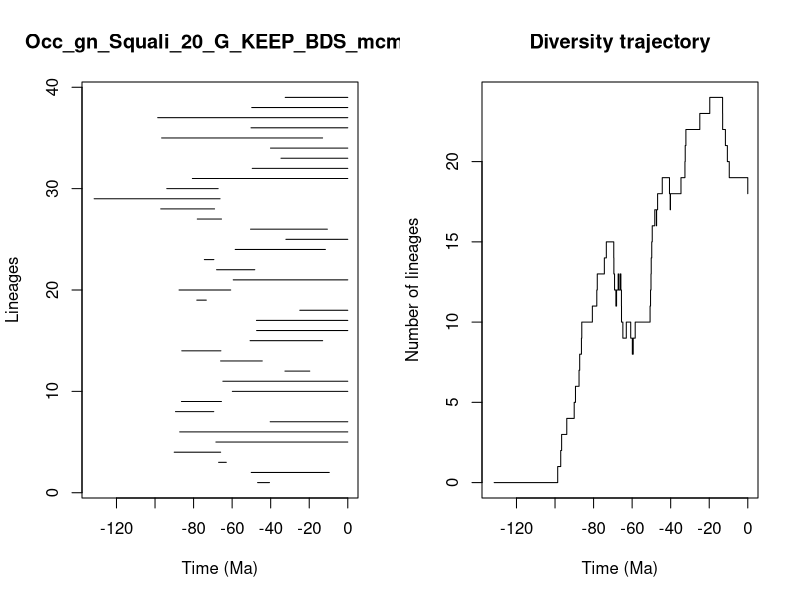

This chart was generated by the following R code:


pdf(file='../Results/Genus/5_MA_bins_EP/pyrate_mcmc_logs/Occ_gn_Squali_20_G_KEEP_BDS_mcmc_LTT.pdf',width=0.6*20, height=0.6*10)
title = "Occ_gn_Squali_20_G_KEEP_BDS_mcmc"
ts=c(46.786094721157475, 50.09748135926698,67.02174385390893,90.05886094590127,68.4230699078345,87.20650659971167,40.25733209595882,89.39262481682823,86.29973370233198,59.89505837739888,64.80713124821115,32.60366425791301,65.99199350938568,86.12299284658172,50.68926212680264,47.3029285838349,47.38728430515961,24.890457352183176,78.33310261444592,87.54530636983388,59.43090204713278,68.07391595108756,74.41527718672967,58.407751245641,32.10652132263363,50.44944982881971,78.08397955490389,97.04831966455538,131.58737377492582,93.90856014404015,80.63425619269259,49.56820602407296,34.65824191180424,40.10414863642618,96.57934980088804,50.21184238520807,98.61699426296333,49.82358798133636,32.45399455006574)
te=c(40.621912757082804, 9.603574635824998,63.02744774422499,65.9581644759344,0.0,0.0,0.0,69.52929425892667,65.54840422275974,0.0,0.0,19.720638605725384,44.36899289089427,65.83413467253244,13.036753904419873,0.0,0.0,0.0,73.38860474565956,60.735702656550046,0.0,48.25011794839838,69.47165101217061,11.609326957518048,0.0,10.589752618319174,65.51499804567955,69.12266412160618,66.2636326310382,67.25428827387921,0.0,0.0,0.0,0.0,13.070499215390987,0.0,0.0,0.0,0.0)
div_traj=c(0, 1,2,3,4,5,6,7,8,9,10,11,12,13,14,15,14,13,12,11,12,13,12,13,12,13,12,11,10,9,10,9,8,9,10,11,12,13,14,15,16,17,16,17,18,19,18,17,18,19,20,21,22,23,24,23,22,21,20,19,18)
time_events=c(131.58737377492582, 98.61699426296333,97.04831966455538,96.57934980088804,93.90856014404015,90.05886094590127,89.39262481682823,87.54530636983388,87.20650659971167,86.29973370233198,86.12299284658172,80.63425619269259,78.33310261444592,78.08397955490389,74.41527718672967,73.38860474565956,69.52929425892667,69.47165101217061,69.12266412160618,68.4230699078345,68.07391595108756,67.25428827387921,67.02174385390893,66.2636326310382,65.99199350938568,65.9581644759344,65.83413467253244,65.54840422275974,65.51499804567955,64.80713124821115,63.02744774422499,60.735702656550046,59.89505837739888,59.43090204713278,58.407751245641,50.68926212680264,50.44944982881971,50.21184238520807,50.09748135926698,49.82358798133636,49.56820602407296,48.25011794839838,47.38728430515961,47.3029285838349,46.786094721157475,44.36899289089427,40.621912757082804,40.25733209595882,40.10414863642618,34.65824191180424,32.60366425791301,32.45399455006574,32.10652132263363,24.890457352183176,19.720638605725384,13.070499215390987,13.036753904419873,11.609326957518048,10.589752618319174,9.603574635824998,0.0)
                par(mfrow=c(1,2))
                L = length(ts)
                plot(ts, 1:L , xlim=c(-max(ts)-1,0), pch=20, type="n", main=title,xlab="Time (Ma)",ylab="Lineages")
                for (i in 1:L){segments(x0=-te[i],y0=i,x1=-ts[i],y1=i)}    
                t = -time_events
                plot(div_traj ~ t,type="s", main = "Diversity trajectory",xlab="Time (Ma)",ylab="Number of lineages",xlim=c(-max(ts)-1,0))
                abline(v=c(65,200,251,367,445),lty=2,col="gray")
                